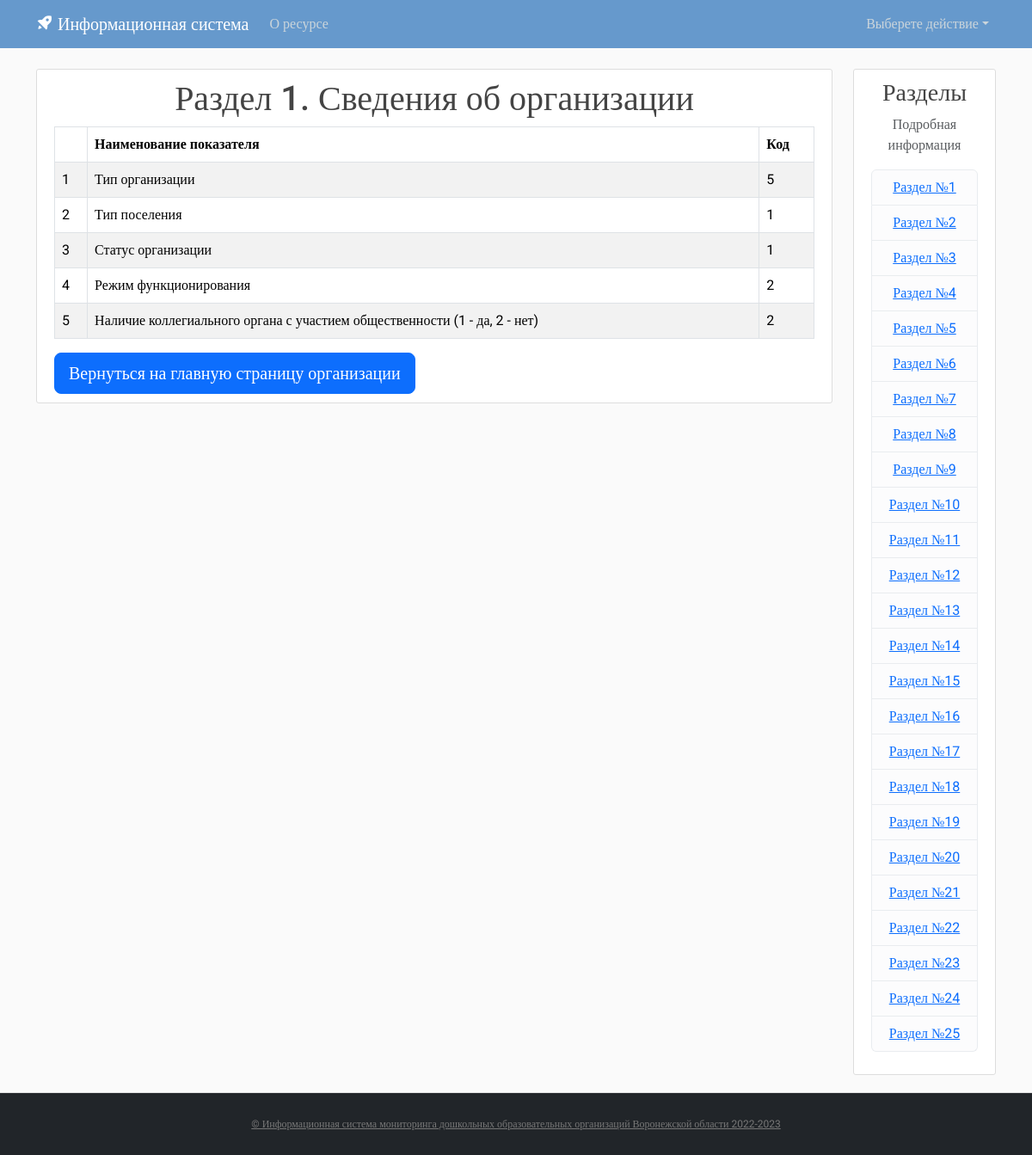
The app's page /buildinfo/1/VR/1/ with its own data.
### myapp/models.py (models this page shows)
class VR1(models.Model):
    doc = models.ForeignKey(BuildDocs, on_delete=models.CASCADE, verbose_name='Организация')
    r1 = models.ForeignKey(R1, on_delete=models.CASCADE, verbose_name='Наименование показателей')
    value = models.IntegerField(verbose_name='код')
    class Meta:
        verbose_name_plural = 'VR1'
        verbose_name = 'VR1'

class R1(models.Model):
    name = models.CharField(max_length=300, verbose_name='Наименование показателей')
    def __str__(self):
        return self.name
    class Meta:
        verbose_name_plural = 'R1'
        verbose_name = 'R1'

### myapp/views.py (the view)
# urls.py: path('buildinfo/<int:id_build>/VR/<int:id>/', views.vr, name='VR'),
def vr(request, id_build, id):
    warning = ''
    doc = BuildDocs.objects.get(build=id_build)
    title = ''
    VR = None
    if id == 1:
        title = 'Раздел 1. Сведения об организации'
        VR = VR1.objects.select_related('r1').filter(doc=doc).order_by('r1_id')
    elif id == 2:
        title = 'Раздел 2. Режим работы групп и численность воспитанников в них'
        VR = VR2.objects.select_related('r2').filter(doc=doc).order_by('r2_id')
    elif id == 3:
        title = 'Раздел 3. Образовательные программы дошкольного образования и формы их реализации'
        VR = VR3.objects.select_related('r3').filter(doc=doc).order_by('r3_id')
    elif id == 4:
        title = 'Раздел 4. Распределение групп по направленности и возрасту детей'
        VR = VR4.objects.select_related('r4').filter(doc=doc).order_by('r4_id')
    elif id == 5:
        title = 'Раздел 5. Распределение мест в группах по направленности и возрасту детей'
        VR = VR5.objects.select_related('r5').filter(doc=doc).order_by('r5_id')
    elif id == 6:
        title = 'Раздел 6. Численность воспитанников в группах'
        VR = VR6.objects.select_related('r6').filter(doc=doc).order_by('r6_id')
    elif id == 7:
        title = 'Раздел 7. Распределение воспитанников по возрасту'
        VR = VR7.objects.select_related('r7').filter(doc=doc).order_by('r7_id')
    elif id == 8:
        title = 'Раздел 8. Язык обучения и воспитания'
        VR = VR8.objects.select_related('r8').filter(doc=doc).order_by('r8_id')
    elif id == 9:
        title = 'Раздел 9. Распределение персонала по уровню образования и полу'
        VR = VR9.objects.select_related('r9').filter(doc=doc).order_by('r9_id')
    elif id == 10:
        title = 'Раздел 10. Распределение персонала по возрасту'
        VR = VR10.objects.select_related('r10').filter(doc=doc).order_by('r10_id')
    elif id == 11:
        title = 'Раздел 11. Распределение педагогических работников по стажу работы'
        VR = VR11.objects.select_related('r11').filter(doc=doc).order_by('r11_id')
    elif id == 12:
        title = 'Раздел 12. Численность внешних совместителей и работающих по договорам гражданско-правового характера'
        VR = VR12.objects.select_related('r12').filter(doc=doc).order_by('r12_id')
    elif id == 13:
        title = 'Раздел 13. Движение работников'
        VR = VR13.objects.select_related('r13').filter(doc=doc).order_by('r13_id')
    elif id == 14:
        title = 'Раздел 14. Характеристика здания (зданий)'
        VR = VR14.objects.select_related('r14').filter(doc=doc).order_by('r14_id')
    elif id == 15:
        title = 'Раздел 15. Характеристика материала стен здания (зданий)'
        VR = VR15.objects.select_related('r15').filter(doc=doc).order_by('r15_id')
    elif id == 16:
        title = 'Раздел 16. Сведения о помещениях дошкольной образовательной организации'
        VR = VR16.objects.select_related('r16').filter(doc=doc).order_by('r16_id')
    elif id == 17:
        title = 'Раздел 17. Наличие и использование площадей, квадратный метр'
        VR = VR17.objects.select_related('r17').filter(doc=doc).order_by('r17_id')
    elif id == 18:
        title = 'Раздел 18. Оснащение дошкольной образовательной организации'
        VR = VR18.objects.select_related('r18').filter(doc=doc).order_by('r18_id')
    elif id == 19:
        title = 'Раздел 19. Техническое оснащение для детей-инвалидов и детей с ОВЗ'
        VR = VR19.objects.select_related('r19').filter(doc=doc).order_by('r19_id')
    elif id == 20:
        title = 'Раздел 20. Электронные ресурсы дошкольной образовательной организации, единица'
        VR = VR20.objects.select_related('r20').filter(doc=doc).order_by('r20_id')
    elif id == 21:
        title = 'Раздел 21. Распределение объема средств организации по источникам их получения и видам деятельности'
        VR = VR21.objects.select_related('r21').filter(doc=doc).order_by('r21_id')
    elif id == 22:
        title = 'Раздел 22. Расходы организации'
        VR = VR22.objects.select_related('r22').filter(doc=doc).order_by('r22_id')
    elif id == 23:
        title = 'Раздел 23. Сведения о численности и оплате труда работников организации'
        VR = VR23.objects.select_related('r23').filter(doc=doc).order_by('r23_id')
    elif id == 24:
        title = 'Раздел 24. Затраты на внедрение и использование цифровых технологий дошкольной образовательной организацией в отчетном году, тысяч рублей (с одним десятичным знаком)'
        VR = VR24.objects.select_related('r24').filter(doc=doc).order_by('r24_id')
    elif id == 25:
        title = 'Раздел 25. Источники финансирования внутренних затрат дошкольной образовательной организацией на внедрение и использование цифровых технологий", тысяч рублей (с одним десятичным знаком)'
        VR = VR25.objects.select_related('r25').filter(doc=doc).order_by('r25_id')
    if not VR:
        warning = "Ошибка доступа: нет такой информации"
    context = {'title': title, 'VR': VR, 'flag': id, 'id_build': id_build, 'warning': warning}
    return render(request, 'blog/VR.html', context)

### myapp/templates/blog/VR.html (shortened to what this page needs)
{% extends "blog/basevr.html" %}
{% load static %}
{% block content %}
<article class="media content-section">
    <div class="media-body" style="overflow-x:auto;">
        {% if flag == 1 %}
            <h1 class="text-break" align="center">{{title}}</h1>
            {% if warning != '' %}
                <p>{{warning}}</p>
            {% else %}
                <div class="table-responsive">
                    <table class="table table-striped table-bordered">
                        <thead>
                            <tr>
                                <th scope="col"></th>
                                <th scope="col">Наименование показателя</th>
                                <th scope="col">Код</th>
                            </tr>
                      </thead>
                      <tbody>
                        {% for row in VR %}
                            <tr>
                                <td >{{ row.r1.id }}</td>
                                <td>{{ row.r1 }}</td>
                                <td>{{ row.value }}</td>
                            </tr>
                        {% endfor %}
                      </tbody>
                    </table>
                </div>
            {% endif %}
        {% endif %}
        <a href="{% url 'buildinfo' id_build %}" class="btn btn-primary btn-lg" role="button" aria-disabled="false">Вернуться на главную страницу организации</a>
    </div>
</article>
{% endblock content %}

### myapp/static/blog/main.css (style rules this page uses)
body, html { width:100%; height:100% }
body { margin:0; padding:0; background: #fafafa; color: #333333; margin-top: 5rem; font-family:Roboto; }
h1, h2, h3, h4, h5, h6 { color: #444444; }
table { overflow-x: auto }
.content-section { background: #ffffff; padding: 10px 20px; border: 1px solid #dddddd; border-radius: 3px; margin-bottom: 20px; }

### records on screen
VR1: r1.id "1", r1 "Тип организации", value "5"
VR1: r1.id "2", r1 "Тип поселения", value "1"
VR1: r1.id "3", r1 "Статус организации", value "1"
VR1: r1.id "4", r1 "Режим функционирования", value "2"
VR1: r1.id "5", r1 "Наличие коллегиального органа с участием общественности (1 - да, 2 - нет)", value "2"

### other values on screen
{{ title }} "Раздел 1. Сведения об организации"
